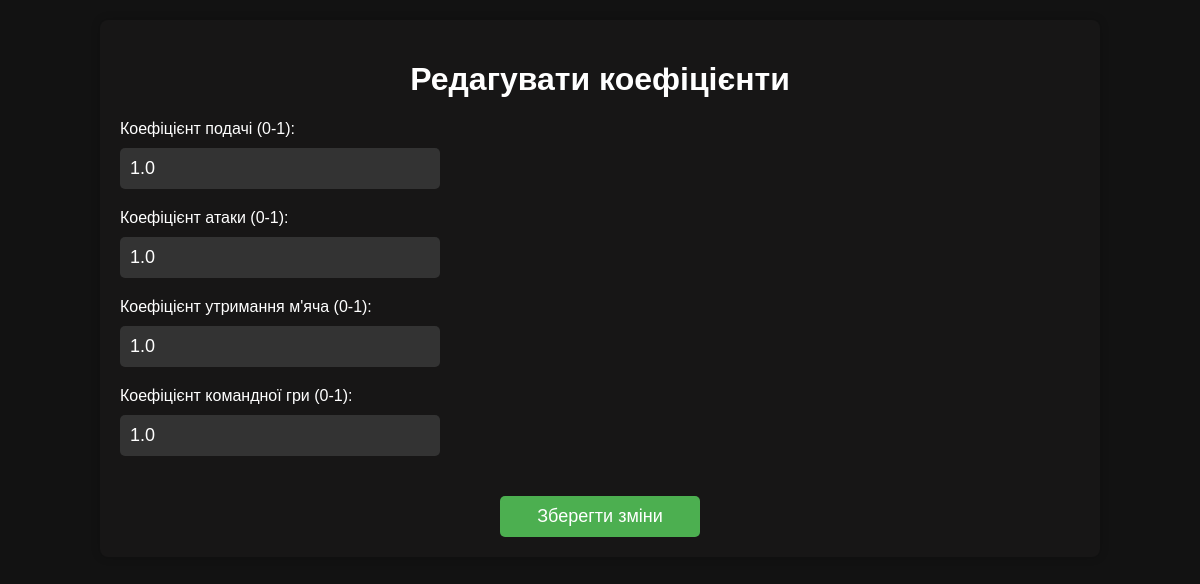
Page /edit_coefficient/1/ on the earlier database version.
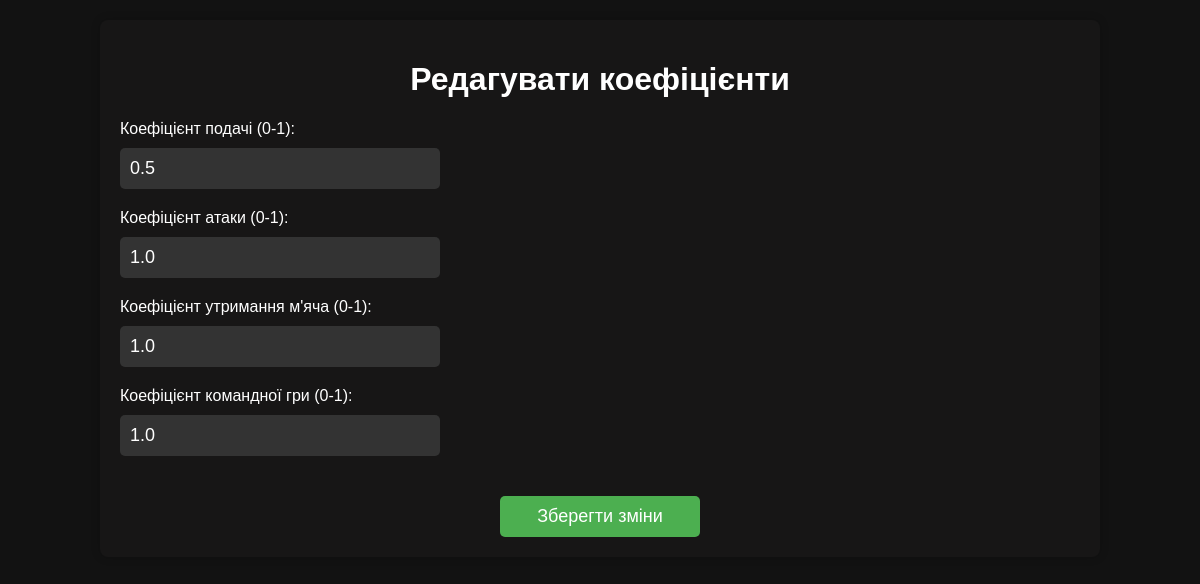
Same page on the later database version.
### firstapp/models.py (models this page shows, shortened)
class СoefficientsOfCharacteristics(models.Model):
    serve_coef = models.FloatField('serve', validators=[MinValueValidator(0), MaxValueValidator(1)])
    attack_coef = models.FloatField('attack', validators=[MinValueValidator(0), MaxValueValidator(1)])
    keep_ball_coef = models.FloatField('keep_ball', validators=[MinValueValidator(0), MaxValueValidator(1)])
    team_game_coef = models.FloatField('team_game', validators=[MinValueValidator(0), MaxValueValidator(1)])

### firstapp/views.py (the view, shortened to what this page needs)
# urls.py: path('edit_coefficient/<int:id>/', views.edit_coefficient, name='edit_coefficient'),
def edit_coefficient(request, id):
    coef = get_object_or_404(СoefficientsOfCharacteristics, id=id)
    return render(request, 'edit_coefficient.html', {'coef': coef})

### firstapp/templates/edit_coefficient.html (shortened to what this page needs)
<!DOCTYPE html>
<html lang="uk">
<head>
</head>
<body>
    <div class="container">
        <h1>Редагувати коефіцієнти</h1>
        <form method="POST">
            <div class="input-container">
                <label for="serve_coef">Коефіцієнт подачі (0-1):</label>
                <input type="number" id="serve_coef" name="serve_coef" class="input-field" min="0" max="1" step="0.01" value="{{ coef.serve_coef }}" required>
                <label for="attack_coef">Коефіцієнт атаки (0-1):</label>
                <input type="number" id="attack_coef" name="attack_coef" class="input-field" min="0" max="1" step="0.01" value="{{ coef.attack_coef }}" required>
                <label for="keep_ball_coef">Коефіцієнт утримання м'яча (0-1):</label>
                <input type="number" id="keep_ball_coef" name="keep_ball_coef" class="input-field" min="0" max="1" step="0.01" value="{{ coef.keep_ball_coef }}" required>
                <label for="team_game_coef">Коефіцієнт командної гри (0-1):</label>
                <input type="number" id="team_game_coef" name="team_game_coef" class="input-field" min="0" max="1" step="0.01" value="{{ coef.team_game_coef }}" required>
            </div>
            <button type="submit" class="button">Зберегти зміни</button>
        </form>
    </div>
</body>
</html>

Differences in the rows shown:
changed СoefficientsOfCharacteristics: serve_coef "1.0" → "0.5"
